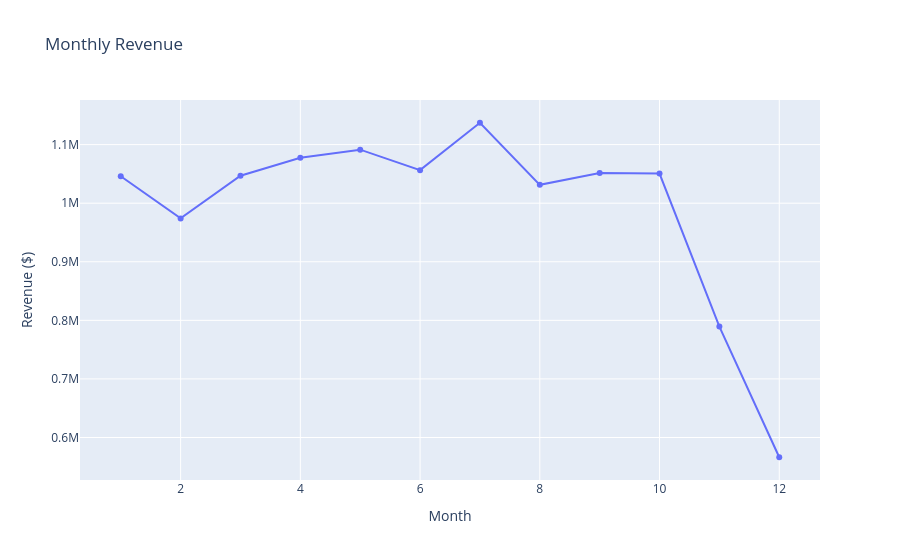

Source (notebook cell):
### Markdown cell above
### Visualization: Monthly Revenue

The following line chart displays the total revenue generated in each month and highlights the overall sales trend.

### Code cell
import plotly.express as px

monthly_revenue = (
    orders.groupby(orders["order_date"].dt.month)["total_amount"]
    .sum()
    .reset_index(name="Revenue")
)

monthly_revenue.columns = ["Month", "Revenue"]

fig = px.line(
    monthly_revenue,
    x="Month",
    y="Revenue",
    markers=True,
    title="Monthly Revenue"
)

fig.update_layout(
    xaxis_title="Month",
    yaxis_title="Revenue ($)"
)

fig.show()

### Figure 1 — Plotly figure (JSON) as saved in the notebook; plotly's stock layout.template omitted (floating-point values rounded to 4 significant figures)
{"data": [{"hovertemplate": "Month=%{x}<br>Revenue=%{y}<extra></extra>", "legendgroup": "", "line": {"color": "#636efa", "dash": "solid"}, "marker": {"symbol": "circle"}, "mode": "lines+markers", "name": "", "orientation": "v", "showlegend": false, "type": "scatter", "x": [1, 2, 3, 4, 5, 6, 7, 8, 9, 10, 11, 12], "xaxis": "x", "y": [1046000.0, 974100.0, 1047000.0, 1077000.0, 1091000.0, 1056000.0, 1137000.0, 1031000.0, 1051000.0, 1051000.0, 789400.0, 566300.0], "yaxis": "y"}], "layout": {"legend": {"tracegroupgap": 0}, "title": {"text": "Monthly Revenue"}, "xaxis": {"anchor": "y", "domain": [0, 1], "title": {"text": "Month"}}, "yaxis": {"anchor": "x", "domain": [0, 1], "title": {"text": "Revenue ($)"}}}}
